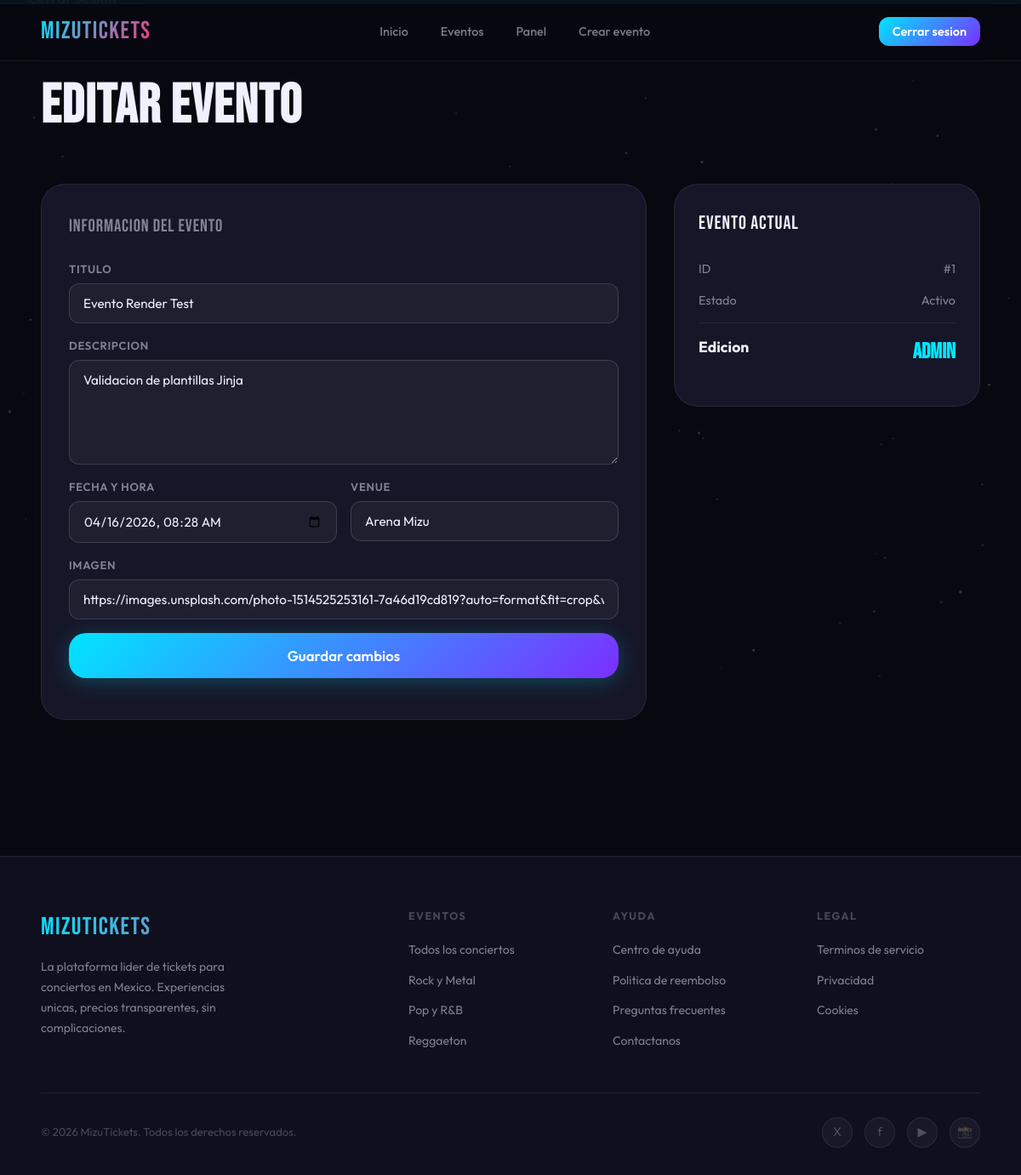
Page /admin/edit-event/1 (signed in) on the earlier database version.
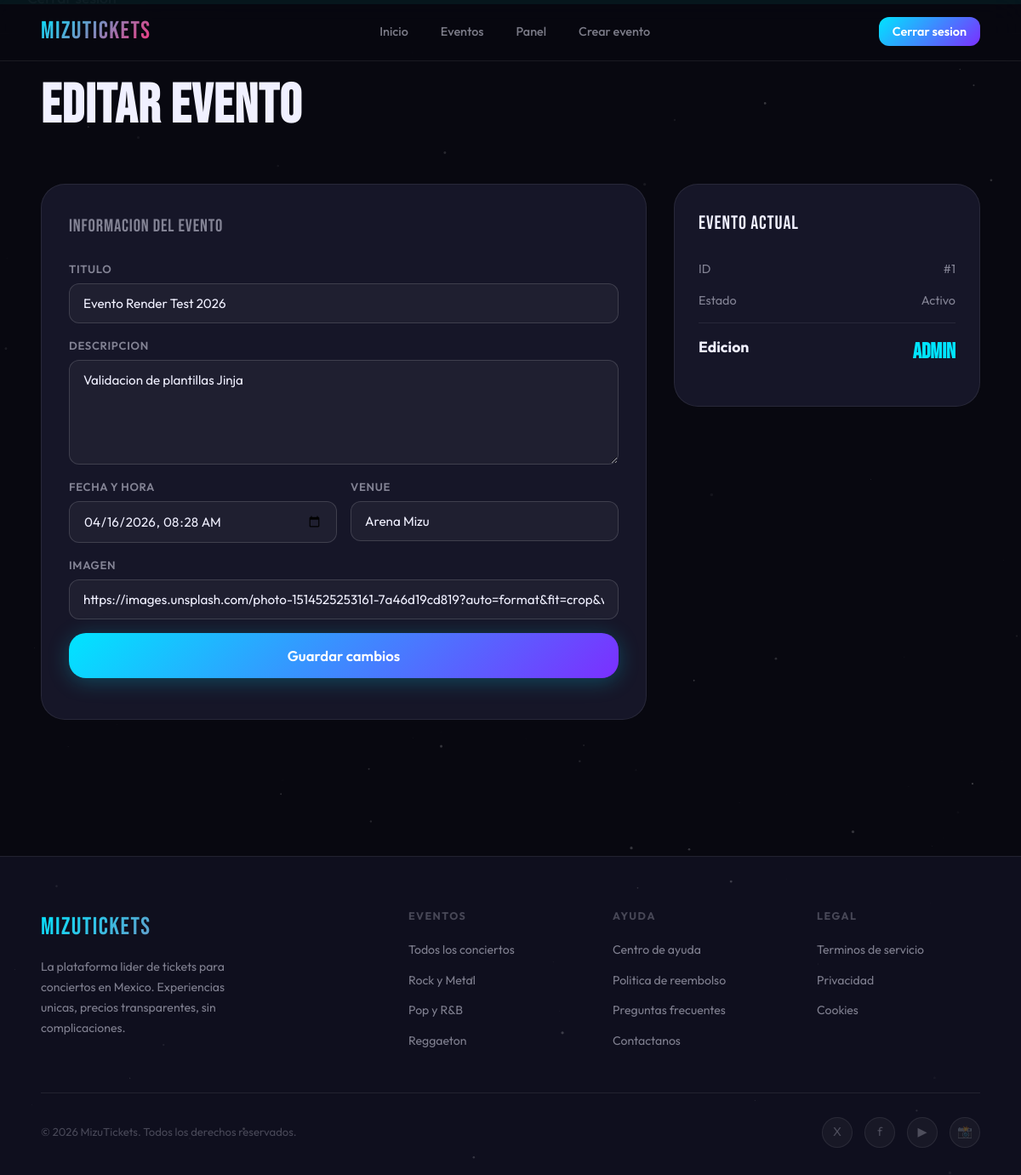
Same page on the later database version.
### app/models/event.py (models this page shows, shortened)
class Event(db.Model):
    __tablename__ = "events"
    id = db.Column(db.Integer, primary_key=True)
    title = db.Column(db.String(200), nullable=False, index=True)
    description = db.Column(db.Text, nullable=True)
    date = db.Column(db.DateTime, nullable=False, index=True)
    venue = db.Column(db.String(200), nullable=False)
    image_url = db.Column(db.String(500), nullable=True)
    is_active = db.Column(db.Boolean, nullable=False, default=True, index=True)
    created_at = db.Column(db.DateTime, nullable=False, default=datetime.utcnow)
    updated_at = db.Column(
        db.DateTime,
        nullable=False,
        default=datetime.utcnow,
        onupdate=datetime.utcnow,
    )
    ticket_types = db.relationship(
        "TicketType",
        back_populates="event",
        cascade="all, delete-orphan",
        lazy="selectin",
    )

### app/admin/routes.py (the view, shortened to what this page needs)
@bp.route("/edit-event/<int:event_id>", methods=["GET", "POST"])
@login_required
def edit_event(event_id):
    _require_admin()
    try:
        event = Event.query.filter_by(id=event_id, is_active=True).first_or_404()
    except SQLAlchemyError:
        flash("No se pudo cargar el evento para editar.", "error")
        return redirect(url_for("main.catalog"))
    form = EventEditForm(obj=event)
    return render_template("admin/event_edit.html", form=form, event=event)

### app/admin/forms.py
class EventEditForm(FlaskForm):
    title = StringField("Titulo", validators=[DataRequired(), Length(max=200)])
    description = TextAreaField("Descripcion", validators=[DataRequired(), Length(max=2000)])
    date = DateTimeLocalField(
        "Fecha y hora",
        format="%Y-%m-%dT%H:%M",
        validators=[DataRequired()],
    )
    venue = StringField("Venue", validators=[DataRequired(), Length(max=200)])
    image_url = StringField("Imagen", validators=[DataRequired(), Length(max=500)])
    submit = SubmitField("Guardar cambios")

### app/admin/routes.py (called while the page is built)
def _require_admin():
    if current_user.role != "admin":
        abort(403)

### app/templates/admin/event_edit.html (shortened to what this page needs)
{% extends "base.html" %}
{% block content %}
<div class="page checkout-page">
  <div class="container">
    <h1 class="checkout-title">EDITAR EVENTO</h1>
    <div class="checkout-layout" style="grid-template-columns:1fr 360px">
      <div>
        <div class="form-card">
          <div class="form-section-title">Informacion del evento</div>
          <form method="post" novalidate>
            <div class="form-row">
              <div class="form-group">
                <label class="form-label" for="title">{{ form.title.label.text }}</label>
                {{ form.title(class_='form-input' + (' error' if form.title.errors else ''), id='title', placeholder='Titulo del evento') }}
              </div>
            </div>
            <div class="form-row">
              <div class="form-group">
                <label class="form-label" for="description">{{ form.description.label.text }}</label>
                {{ form.description(class_='form-input' + (' error' if form.description.errors else ''), id='description', rows='5', placeholder='Descripcion del evento') }}
              </div>
            </div>
            <div class="form-row cols2">
              <div class="form-group">
                <label class="form-label" for="date">{{ form.date.label.text }}</label>
                {{ form.date(class_='form-input' + (' error' if form.date.errors else ''), id='date', type='datetime-local') }}
              </div>
              <div class="form-group">
                <label class="form-label" for="venue">{{ form.venue.label.text }}</label>
                {{ form.venue(class_='form-input' + (' error' if form.venue.errors else ''), id='venue', placeholder='Venue') }}
              </div>
            </div>
            <div class="form-row">
              <div class="form-group">
                <label class="form-label" for="image_url">{{ form.image_url.label.text }}</label>
                {{ form.image_url(class_='form-input' + (' error' if form.image_url.errors else ''), id='image_url', placeholder='https://...') }}
              </div>
            </div>
            <div class="form-row">
              {{ form.submit(class_='btn btn-primary btn-lg') }}
            </div>
          </form>
        </div>
      </div>
      <div>
        <div class="order-summary">
          <div class="order-summary-title">Evento actual</div>
          <div class="summary-line"><span>ID</span><span>#{{ event.id }}</span></div>
          <div class="summary-line"><span>Estado</span><span>{{ 'Activo' if event.is_active else 'Oculto' }}</span></div>
          <div class="summary-line total"><span>Edicion</span><span class="val">Admin</span></div>
        </div>
      </div>
    </div>
  </div>
</div>
{% endblock %}

Differences in the rows shown:
changed Event "Activo": title "Evento Render Test" → "Evento Render Test 2026"
